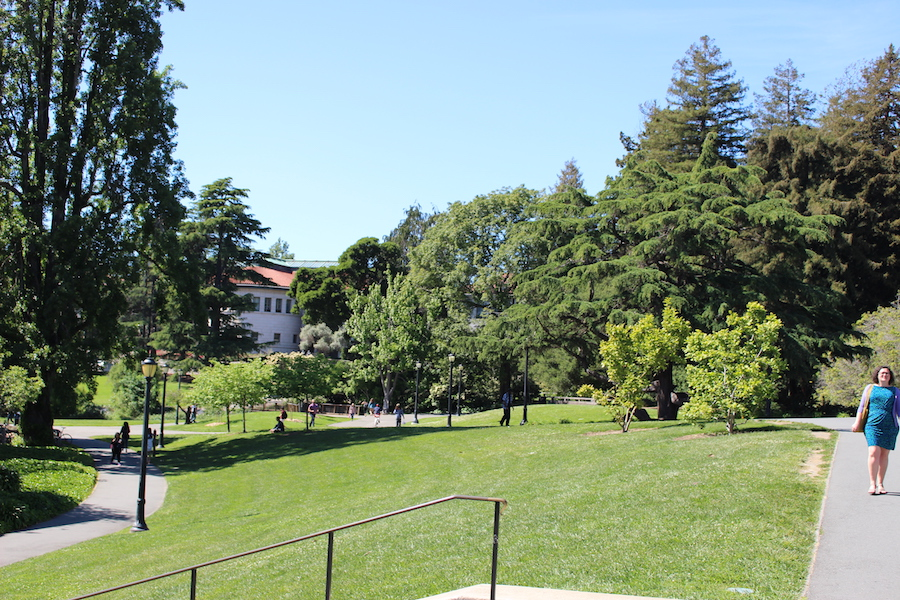
#> input picture data/vlsb/IMG_1889.JPG, 900 x 600 px
$ python main.py   (Python 2 division)   (older library calls are emulated)
#> lines starting #> are read from the running program, lines starting #| are printed output that depends on the picture
### quadtree.py
from scipy.ndimage import variance
import numpy as np
import matplotlib.pyplot as plt

# [9 lines left out: function displayImage, not called in this run]
class QuadTree:
    def __init__(self, img, min_var=0.001, min_size=1):
        self.leaves = dict()
        self.img = img
        self.min_var = min_var
        self.min_size = min_size
        self.root = NodeBox((0,0), img.shape, self)
    def getIndex(self, query):
        return self.root.get(query)

class NodeBox:
    def __init__(self, point_tl, point_br, qt):
        self.point_tl = point_tl
        self.point_br = point_br
        self.qt = qt
        self.leaf = False
        segment = qt.img[point_tl[0]:point_br[0], point_tl[1]:point_br[1]]
        if segment.shape[0] * segment.shape[1] < qt.min_size:
            self.leaf = True
            self.qt.leaves[self] = len(self.qt.leaves)
            return
        curr_var = variance(segment)
        if curr_var < qt.min_var:
            self.leaf = True
            self.qt.leaves[self] = len(self.qt.leaves)
            return
        #build children
        midpoint = (int((point_tl[0] + point_br[0])/2), int((point_tl[1] + point_br[1])/2))
        if abs(point_tl[0] - point_br[0]) == 1:
            self.tl = NodeBox(point_tl, (point_br[0], midpoint[1]), qt)
            self.br = NodeBox((point_tl[0],midpoint[1]), point_br, qt)
        elif abs(point_tl[1] - point_br[1]) == 1:
            self.tl = NodeBox(point_tl, (midpoint[0], point_br[1]), qt)
            self.br = NodeBox((midpoint[0],point_tl[1]), point_br, qt)
        else:
            self.tl = NodeBox(point_tl, midpoint, qt)
            self.br = NodeBox(midpoint, point_br, qt)
            self.tr = NodeBox((point_tl[0], midpoint[1]), (midpoint[0], point_br[1]), qt)
            self.bl = NodeBox((midpoint[0], point_tl[1]), (point_br[0], midpoint[1]), qt)
    def contains(self, query):
        if query[0] >= self.point_tl[0] and query[0] < self.point_br[0] and query[1] >= self.point_tl[1] and query[1] < self.point_br[1]:
            return True
        return False
    def get(self, query):
        if self.leaf == True:
            return self.qt.leaves[self], self
        else:
            if self.tl.contains(query):
                return self.tl.get(query)
            if self.br.contains(query):
                return self.br.get(query)
            if self.tr.contains(query):
                return self.tr.get(query)
            if self.bl.contains(query):
                return self.bl.get(query)

### main.py
#!/usr/bin/env python
from __future__ import division
import numpy as np
import matplotlib.pyplot as plt
import sys, os, time, glob
import scipy
from scipy import misc
from scipy.interpolate import RegularGridInterpolator as RGI
from scipy.ndimage.filters import gaussian_filter, sobel, laplace
from scipy.ndimage.morphology import binary_erosion
from scipy.signal import fftconvolve
from scipy.sparse.linalg import cg
from scipy import sparse
import scipy.linalg
from scipy.linalg import cho_solve, cho_factor, cholesky
from skimage.draw import circle
from skimage.feature import corner_harris, peak_local_max
from skimage import img_as_float
from skimage.transform import resize
import pyamg

from quadtree import QuadTree

# Parameters and defaults
image_num = 1


def readimage(name):
#> called with name = 'data/vlsb/IMG_1889.JPG'
    image = misc.imread(name)
#> image is the input picture: shape (600, 900, 3); mean R, G, B 125.4, 142.5, 122
    if name[-4:] == ".jpg":
        image = image
    elif name[-4:] == ".png":
        image = image[:,:,:3]
    return img_as_float(image)
#> call 2 of readimage, with name = 'data/vlsb/IMG_1888.JPG'
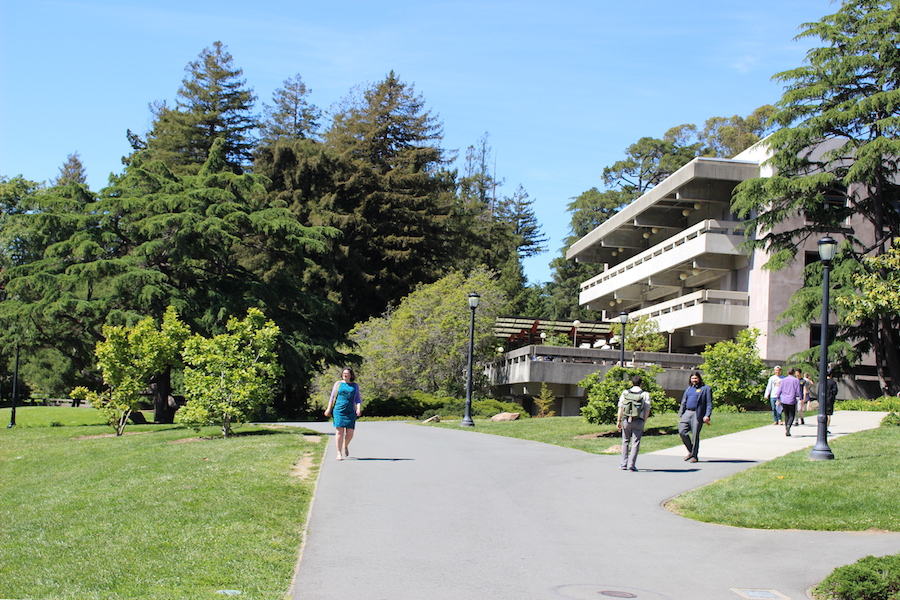
#> input picture data/vlsb/IMG_1888.JPG, 900 x 600 px
#> in readimage, image is the input picture: shape (600, 900, 3); mean R, G, B 131.4, 147.7, 136.4

# [50 lines left out: functions publishImage, publishImageScatter, displayImage, not called in this run]


def rgb2gray(rgb):
    return np.dot(rgb[...,:3], [0.299, 0.587, 0.114])

def compose(source, dest, shift, h, start=False):
    #bounding box
    top_left_x = min(0, shift)
    top_left_y = min(0, h)
    bottom_right_x = max(dest.shape[1], shift + source.shape[1])
    bottom_right_y = max(dest.shape[0], h + source.shape[0])

    total_img = None
    if source.ndim > 2:
        total_img = np.zeros((bottom_right_y - top_left_y, bottom_right_x - top_left_x, source.shape[2]))
    else:
        total_img = np.zeros((bottom_right_y - top_left_y, bottom_right_x - top_left_x))

    #insert destination image
    dest_start_x = max(0, -shift)
    dest_start_y = max(0, -h)
    total_img[dest_start_y:dest_start_y + dest.shape[0], dest_start_x:dest_start_x + dest.shape[1]] = dest

    #insert source image
    source_start_x = max(0, shift)
    source_start_y = max(0, h)
    total_img[source_start_y:source_start_y + source.shape[0], source_start_x:source_start_x + source.shape[1]] = source
    if start == True:
        return total_img, source_start_y, source_start_x
    else:
        return total_img
# [46 lines left out: functions mask_compose, calcImagePyramid, not called in this run]

#cone_height = 0.5
#cone_radius = 2
cone_theta = np.pi/3
class Panorama:
    def __init__(self):
        print "\nCS 284B Final Project: Panoramas"
        return

    def cylindricalMappingIndices(self, initial_indices, focal_length, center, scaling):
        new_x = focal_length * np.tan((initial_indices[1] - center[1]) / scaling)
        new_y = focal_length * ((initial_indices[0] - center[0]) / scaling) / np.cos((initial_indices[1] - center[1]) / scaling)
        return (new_y, new_x)

    # [15 lines left out: functions sphericalMappingIndices, coneMappingIndices, not called in this run]

    def warpImage(self, image, focal_length, mapping, scaling=None):
#> called with focal_length = 1167
        if scaling is None:
            scaling = focal_length
        result = np.zeros(image.shape)
        center = np.array(image.shape[:2]) / 2

        # Interpolation functions
        x = np.array(range(image.shape[0])) - center[0]
        y = np.array(range(image.shape[1])) - center[1]
        interpolators = [RGI((x, y), image[:,:,i], bounds_error=False, fill_value=0) for i in range(3)]
#> interpolators = 3 items

        # indices we want to transform to (the warped version)
        initial_indices = np.where(image[:,:,0] > -1)
#> initial_indices = 540000 positions, rows 0 to 599, columns 0 to 899

        # indices in the original image we want to look at, and interpolate into
        indices_to_obtain = mapping(initial_indices, focal_length, center, scaling)

        for channel in range(image.shape[2]):
            result[:,:,channel] = interpolators[channel](indices_to_obtain).reshape(image.shape[:2])

        slice_edge = int(0.08 * result.shape[1] / 2.0)
        result = result[:,slice_edge:-slice_edge,:]
#> result: shape (600, 828, 3) float64
        return result

    # [48 lines left out: functions convolve, pyramid_convolve_gradient, pyramid_convolve, not called in this run]

    def getPower2Dims(self, dims):
        return (2**np.ceil(np.log2(dims))).astype(int)

    # [322 lines left out: functions fourier_convolve, freq_convolve, freqspace_convolve, raw_convolve, calcGuassianPyramid, calcLaplacianPyramid and 5 more, not called in this run]


class PoissonSolver:
    # [35 lines left out: functions gauss_seidel, seamless_gradient, mixed_gradient, not called in this run]
    def poisson_quad_opt(self, osrc, odst, point_tl):
        start_dst = max(0, point_tl[0])
        end_dst = min(odst.shape[0], point_tl[0] + osrc.shape[0])
        start_src = max(0, -point_tl[0])
        end_src = min(-point_tl[0] + odst.shape[0], osrc.shape[0])
        dst = odst[start_dst: end_dst]
        src = osrc[start_src: end_src]

        start_img, start_h, start_shift = compose(src, dst, point_tl[1], 0, start=True)
        dest_h = max(0, -point_tl[0])
        dest_shift = max(0, -point_tl[1])
        src_laplacian = -laplace(src)
        dst_laplacian = -laplace(dst)
        num_vertices = start_img.shape[0] * start_img.shape[1]

        b = np.zeros(num_vertices)
        #calculate b
        i = 0
        for y in range(start_img.shape[0]):
            for x in range(start_img.shape[1]):
                src_y = y
                src_x = x - start_shift

                dest_y = y
                dest_x = x - dest_shift

                flag = True
                src_l = 0
                if src_y >= 0 and src_y < src.shape[0] and src_x >= 0 and src_x < src.shape[1]:
                    src_l = src_laplacian[src_y, src_x]
                else:
                    flag = False
                dst_l = 0
                if dest_y >= 0 and dest_y < dst.shape[0] and dest_x >= 0 and dest_x < dst.shape[1]:
                    dst_l = dst_laplacian[dest_y, dest_x]
                else:
                    flag = False
                if flag == False:
                    b[i] = src_l + dst_l
                else:
                    b[i] = (src_l + dst_l)/2
                i += 1

        x_0 = start_img.flatten()
        diff = b - (-laplace(start_img).flatten())

        print "Building quadtree"
        diff_img = np.reshape(diff, start_img.shape)
        qt = QuadTree(diff_img)

        A = np.zeros((num_vertices, len(qt.leaves)))
        i = 0
        for y in range(start_img.shape[0]):
            for x in range(start_img.shape[1]):

                #A
                counter = 0
                if y + 1 < start_img.shape[0]:
                    index, box = qt.getIndex((y + 1, x))
                    counter += 1
                    A[i, index] += -1
                if y - 1 >= 0:
                    index, box = qt.getIndex((y - 1, x))
                    counter += 1
                    A[i, index] += -1
                if x + 1 < start_img.shape[1]:
                    index, box = qt.getIndex((y, x + 1))
                    counter += 1
                    A[i, index] += -1
                if x - 1 >= 0:
                    index, box = qt.getIndex((y, x - 1))
                    counter += 1
                    A[i, index] += -1
                curr_index, box = qt.getIndex((y, x))
                A[i,curr_index] += counter
                i += 1
        print "Multiplying"
        #Do basis function stuff here, need to speed up these matrix multiplications
        A_square = A
        A_square = sparse.csr_matrix(A_square)
        b_square = diff
        S = np.zeros((num_vertices, len(qt.leaves)))
        i = 0
        for y in range(start_img.shape[0]):
            for x in range(start_img.shape[1]):
                index, box = qt.getIndex((y, x))
                S[i, index] = 1
                i += 1
        print "Solving:"
        #points = pyamg.solve(A_square, b_square, tol=1e-14)
        point_data = sparse.linalg.lsqr(A_square, b_square)
        points = np.dot(S, point_data[0])
        #points = points - np.mean(points)
        img = np.reshape(points, start_img.shape)
        output = img + start_img
        print output
        output[output > 1] = 1
        output[output < 0] = 0
        return output
    # [195 lines left out: functions poisson_quad, poisson, not called in this run]


class FeatureDetection:
    def __init__(self, plot=False):
        self.plot = plot
        return

    def get_harris_corners(self, im, edge_discard=20):
        assert edge_discard >= 20

        # find harris corners
        h = corner_harris(im, method='eps', sigma=1)
        coords = peak_local_max(h, min_distance=1, indices=True)

        # discard points on edge
        edge = edge_discard  # pixels
        mask = (coords[:, 0] > edge) & \
               (coords[:, 0] < im.shape[0] - edge) & \
               (coords[:, 1] > edge) & \
               (coords[:, 1] < im.shape[1] - edge)
        coords = coords[mask].T
        return h, coords

    def dist2(self, x, c):
        ndata, dimx = x.shape
        ncenters, dimc = c.shape
        assert (dimx == dimc), 'Data dimension does not match dimension of centers'

        return (np.ones((ncenters, 1)) * np.sum((x**2).T, axis=0)).T + \
                np.ones((   ndata, 1)) * np.sum((c**2).T, axis=0)    - \
                2 * np.inner(x, c)

    def getHarrisCorners(self, image):
        h, (ys, xs) = self.get_harris_corners(image)
        return h, np.array([xs, ys])

    def nonMaxSuppression(self, h, corners):
        def findMaxRadius(h, corner):
            radius = 15 # arbitrary starting point
            low = 2
            high = int(np.max(h.shape)*np.sqrt(2)/2 + 0.999)
            while True:
                rr, cc = circle(corner[1], corner[0], radius, shape=h.shape)
                arg = np.argmax(h[rr,cc])
                isMax = np.all((cc[arg], rr[arg]) == corner)
                if not isMax:
                    high = radius-1
                else:
                    low = radius
                radius = int((high+low)/2.0 + 0.5)
                if high == low:
                    break
            return radius
        rads = [findMaxRadius(h, corner) for corner in corners.T]
        self.numCorners = 500
        inds = np.argsort(rads)[::-1][:self.numCorners]
        return corners[:,inds]

    def extractFeatureDescriptors(self, image, corners):
        fds = np.array([scipy.misc.imresize(image[y-20:y+20, x-20:x+20], (8,8)) for x,y in corners.T])
        fds = fds.reshape((fds.shape[0], 64))
        fds = (fds.T - np.mean(fds, axis=1)).T
        std = np.std(fds, axis=1)
        std = [1 if s == 0 else s for s in std]
        fds = np.divide(fds.T, std).T
        fds = fds.reshape((fds.shape[0], 8, 8))
        return fds

    # [7 lines left out: function plotFeatureDescriptor, not called in this run]

    def featureMatching(self, desc1, desc2):
        pairs = [] # indices
        dists = self.dist2(desc1.reshape(desc1.shape[0], 64), desc2.reshape(desc2.shape[0], 64))
        inds = np.argsort(dists, axis=1)[:,:2]
        for i, indices in enumerate(inds):
            if dists[i, indices[0]]/dists[i, indices[1]] < 0.4:
                pairs.append((i, indices[0]))
        return np.array(pairs)

    def computeMinOffset(self, pts1, pts2):
        x1 = pts1[:,0]
        x2 = pts2[:,0]
        # solving quadratic for offset
        a = pts1.shape[0]
        b = 2 * np.sum(x2 - x1)
        # c = np.sum((x1 - x2)**2)
        offset_x = - b / (2*a)

        y1 = pts1[:,1]
        y2 = pts2[:,1]
        a = pts1.shape[0]
        b = 2 * np.sum(y2 - y1)
        offset_y = - b / (2*a)

        return offset_x, offset_y

    # choose 4 random point pairs
    # compute smallest indexing error for min x and y offset
    # using that offset, compute error for all point indices
    # return set of correspondences which has the smallest offset, and that offset
    def estimateRANSAC(self, im1, im2, corners1, corners2, repeat=100):
        # 4-pt RANSAC for correspondences
        best = []
        best_offset_x, best_offset_y = 0, 0
        inds = np.array(range(corners1.shape[1]))
        for _ in range(1000000):
            # choose 4 random pairs (corners are indices!)
                # Favors right-most features more
            sorted_indices = np.argsort(corners1[0])[::-1]
            sorted_indices = np.log(sorted_indices + 2)
            random_indices = np.random.choice(inds, size=4, replace=False, p=sorted_indices/np.sum(sorted_indices))
                # Favors all features equally:
            # np.random.shuffle(inds)
            im1_pts = corners1[:,random_indices[:4]]
            im2_pts = corners2[:,random_indices[:4]]
            # compute offset
            offset_x, offset_y = self.computeMinOffset(im1_pts.T, im2_pts.T)
            offset_x, offset_y = np.round(offset_x).astype(int), np.round(offset_y).astype(int)
            # compute inliers (differences of coordinate distances)
            diff_x = corners2[0] + offset_x - corners1[0]
            diff_y = corners2[1] + offset_y - corners1[1]
            distances = diff_x**2 + diff_y**2
            rr = np.where(distances < 4)
            # if # inliers > then size of best, keep set of inliers
            if len(rr) > len(best):
                best = inds[rr]
                best_offset_x, best_offset_y = offset_x, offset_y
                break
            if len(rr) == corners1.shape[1]:
                break

        if len(best) <= 4 and repeat > 0:
            return self.estimateRANSAC(im1, im2, corners1, corners2, repeat - 1)
        elif len(best) <= 4:
            if corners1.shape[1] > 2 and corners2.shape[1] > 2:
                offset_x, offset_y = self.computeMinOffset(corners1.T, corners2.T)
                offset_x, offset_y = np.round(offset_x).astype(int), np.round(offset_y).astype(int)
                print "\tUsing all points for correspondences"
                return offset_x, offset_y, corners1, corners2
            else:
                best_offset_x, best_offset_y = im1.shape[1], 0

        print "\tFound " + str(len(best)) + " correspondences"
        return best_offset_y, best_offset_x, corners1[:,best], corners2[:,best]

    def getAutoCorrespondences(self, im1, im2):
        # Detecting Harris Corners...
        grayscale1 = rgb2gray(im1)
        grayscale2 = rgb2gray(im2)
        h1, corners1 = self.getHarrisCorners(grayscale1)
        h2, corners2 = self.getHarrisCorners(grayscale2)
        if self.plot:
            publishImageScatter(im1, corners1)
            publishImageScatter(im2, corners2)

        # Running Adaptive Non-Maximal Suppression...
        corners3 = self.nonMaxSuppression(h1, corners1)
        corners4 = self.nonMaxSuppression(h2, corners2)
        if self.plot:
            publishImageScatter(im1, corners3)
            publishImageScatter(im2, corners4)
            publishImageScatter(im1, corners1, corners3)
            publishImageScatter(im2, corners2, corners4)

        # Extracting Feature Descriptors...
        fd1 = self.extractFeatureDescriptors(grayscale1, corners3)
        fd2 = self.extractFeatureDescriptors(grayscale2, corners4)
        if self.plot:
            self.plotFeatureDescriptor(fd1)
            self.plotFeatureDescriptor(fd2)

        # Running Feature Matching...
        pairs = self.featureMatching(fd1, fd2)
        if len(pairs) == 0:
            print "No matching features found!"
            sys.exit(1)
        corners5 = corners3[:, pairs[:,0]]
        corners6 = corners4[:, pairs[:,1]]
        if self.plot:
            publishImageScatter(im1, corners5)
            publishImageScatter(im2, corners6)
            publishImageScatter(im1, corners1, corners3, corners5)
            publishImageScatter(im2, corners2, corners4, corners6)

        # Estimating alignment using RANSAC...
        offset_x, offset_y, corners7, corners8 = self.estimateRANSAC(im1, im2, corners5, corners6)
        if self.plot:
            publishImageScatter(im1, corners7)
            publishImageScatter(im2, corners8)
            publishImageScatter(im1, corners1, corners3, corners5, corners7)
            publishImageScatter(im2, corners2, corners4, corners6, corners8)

        correspondences = np.array([corners7.T, corners8.T])
        self.plot = False
        return offset_x, offset_y, correspondences

    # [29 lines left out: function getFeaturesAndCombine, not called in this run]

    def cropPanoramaToWrap(self, img1, img2, offset2):
        _, offset_y, _ = self.getAutoCorrespondences(img2, img1)
        return offset2 + offset_y
        # [12 lines of commented-out code are left out]
if __name__ == "__main__":
    output_dir = 'output'
    if not os.path.exists(output_dir):
        os.makedirs(output_dir)
    #Panorama().runMain()
    #print ""
    ### Code to test Poisson(): ###
    print "Poisson now: "+time.ctime()  # TODO: Remove after tested
    dest = readimage("data/vlsb/IMG_1889.JPG")
    source = readimage("data/vlsb/IMG_1888.JPG")
    panorama = Panorama()
    dest = panorama.warpImage(dest, 1167, panorama.cylindricalMappingIndices)[80:-80]
    source = panorama.warpImage(source, 1167, panorama.cylindricalMappingIndices)[80:-80]
#> call 2 of warpImage, with focal_length = 1167
#> in warpImage (call 2), `result = result[:,slice_edge:-slice_edge,:]`:
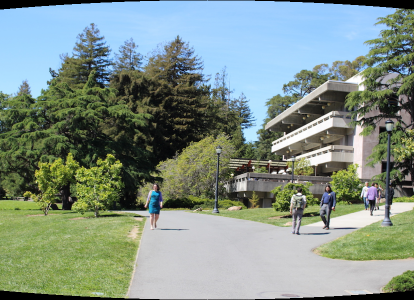
#> result: shape (600, 828, 3) float64 (shown at 1/2 size); mean of channels 0, 1, 2 0.508, 0.57, 0.531; drawn as R, G, B
    dest = img_as_float(misc.imresize(dest, 0.25))
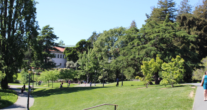
#> dest: shape (110, 207, 3) float64; mean of channels 0, 1, 2 0.453, 0.513, 0.424; drawn as R, G, B
    source = img_as_float(misc.imresize(source, 0.25))
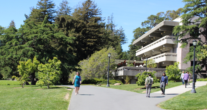
#> source: shape (110, 207, 3) float64; mean of channels 0, 1, 2 0.472, 0.522, 0.456; drawn as R, G, B
    # [6 lines of commented-out code are left out]
    h, shift, correspondences = FeatureDetection().getAutoCorrespondences(dest, source)
#> in rgb2gray (call 2), `return np.dot(rgb[...,:3], [0.299, 0.587, 0.114])`:
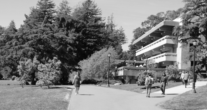
#> returned value: shape (110, 207) float64; min 0.0272, max 1, mean 0.5
#> in get_harris_corners, `coords = peak_local_max(h, min_distance=1, indices=True)`: coords = 649 pairs, first value 1 to 108, second value 1 to 205
#> in getHarrisCorners, `h, (ys, xs) = self.get_harris_corners(image)`: ys = 333 values, max 89 at index 35, min 21 at index 52, mean 55.09; xs = 333 values, max 184 at index 115, min 21 at index 311, mean 103.2
#> call 2 of get_harris_corners, with edge_discard = 20
#> in get_harris_corners (call 2), `h = corner_harris(im, method='eps', sigma=1)`:
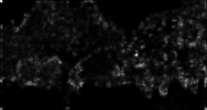
#> h: shape (110, 207) float64; min 3.32e-06, max 1.98, mean 0.102; drawn with min black and max white
#> in get_harris_corners (call 2), `coords = peak_local_max(h, min_distance=1, indices=True)`: coords = 634 pairs, first value 1 to 108, second value 1 to 205
#> in nonMaxSuppression, `rads = [findMaxRadius(h, corner) for corner in corners.T]`: rads = 333 values, max 84 at index 2, min 2 at index 8, mean 4.9
#> in nonMaxSuppression, `inds = np.argsort(rads)[::-1][:self.numCorners]`: inds = 333 values, max 332 at index 193, min 0 at index 11, mean 166
#> in extractFeatureDescriptors, `fds = (fds.T - np.mean(fds, axis=1)).T`:
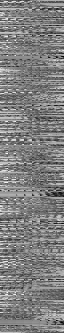
#> fds: shape (333, 64) float64; min -191.7, max 189, mean 0; drawn with min black and max white
#> in extractFeatureDescriptors, `std = np.std(fds, axis=1)`: std = 333 values, max 88.23 at index 228, min 21.19 at index 146, mean 49.52
#> (the rest of the program and of its run is left out)
